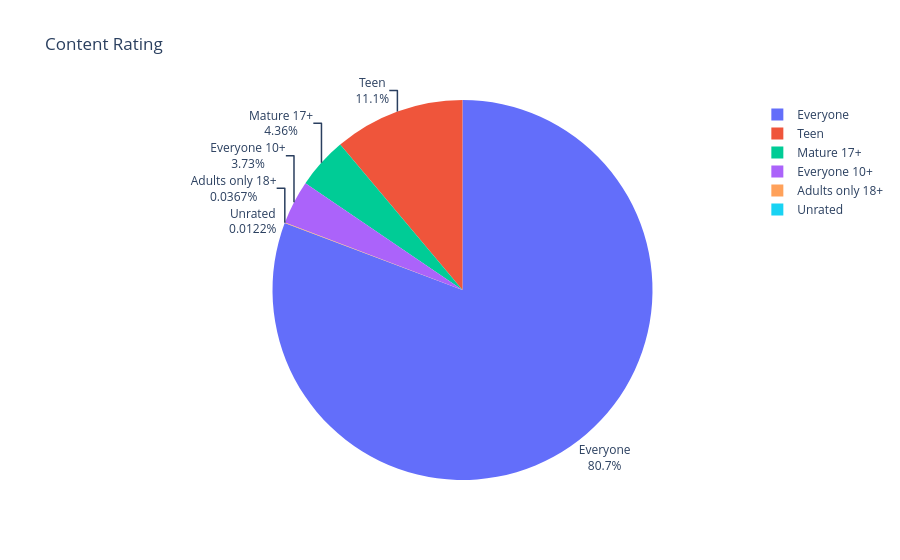

This figure's notebook cell:
### Markdown cell above
## Step 6: Content rating as a pie chart

### Code cell
from play_store.presentation import charts

charts.content_rating_pie(df).show()

### Figure 1 — Plotly figure (JSON) as saved in the notebook; plotly's stock layout.template omitted (floating-point values rounded to 4 significant figures)
{"data": [{"domain": {"x": [0, 1], "y": [0, 1]}, "hovertemplate": "label=%{label}<br>value=%{value}<extra></extra>", "labels": ["Everyone", "Teen", "Mature 17+", "Everyone 10+", "Adults only 18+", "Unrated"], "legendgroup": "", "name": "", "showlegend": true, "textinfo": "percent+label", "textposition": "outside", "type": "pie", "values": [6607, 911, 357, 305, 3, 1]}], "layout": {"legend": {"tracegroupgap": 0}, "title": {"text": "Content Rating"}}}
